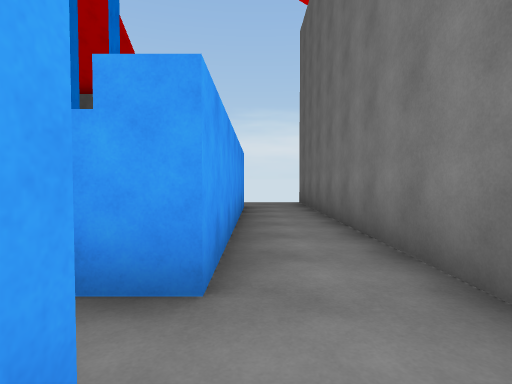
View 1 (above)

15 first-person views from a walk through a scene from a Unity 3-D project. The camera is 1.3 m above the floor, tilts 2° down and sees 80° across. The floor is counted in squares, 2 m on a side. Each view is taken from the middle of a square. On the plan, view 1 faces up. The plan holds only what a view shows up to about 10 squares ahead; the rest is blank. The place goes on beyond the plan.

View 2
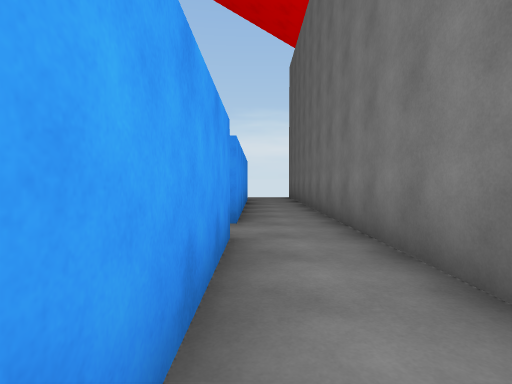

View 3
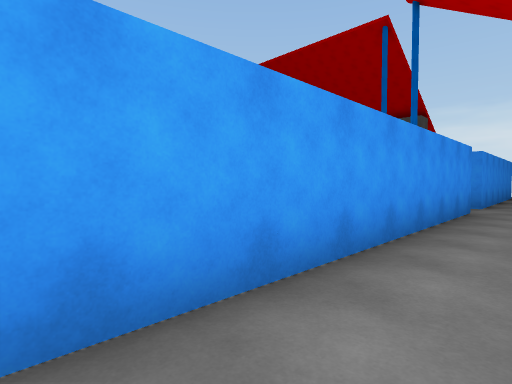

View 4
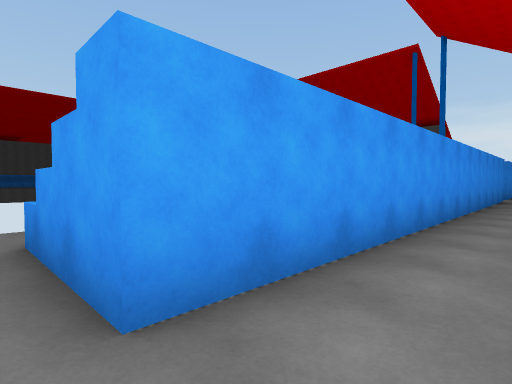

View 5
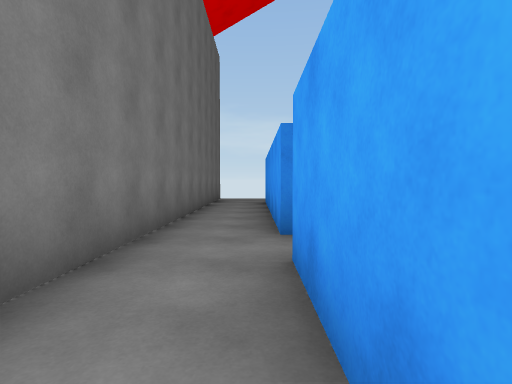

View 6
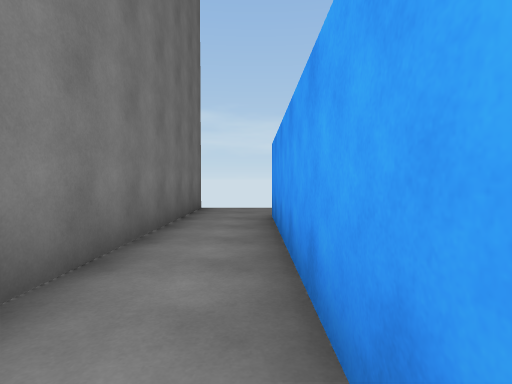

View 7
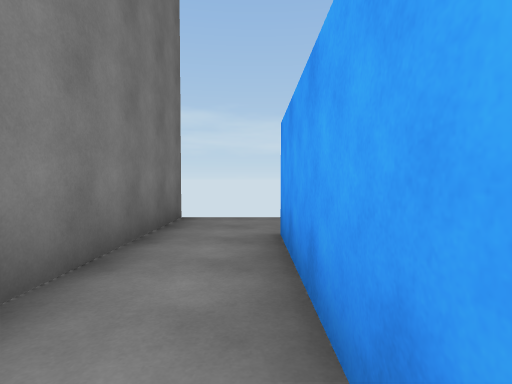

View 8
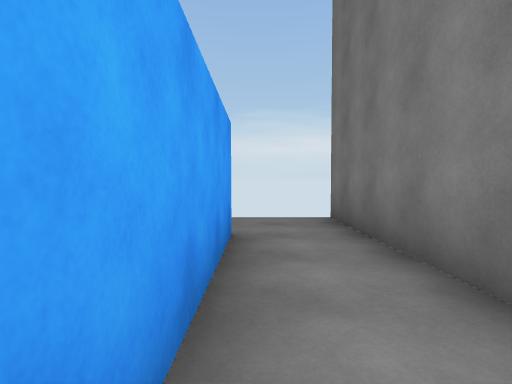

View 9
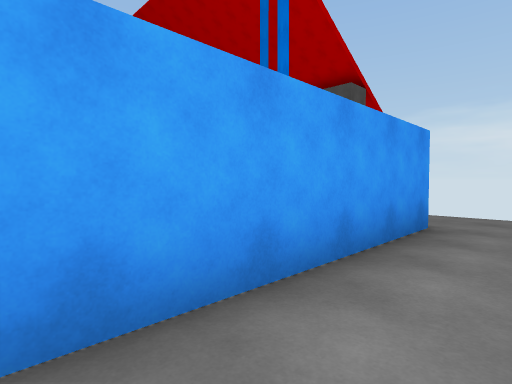

View 10
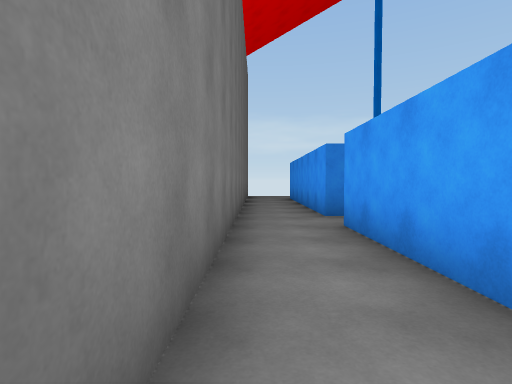

View 11
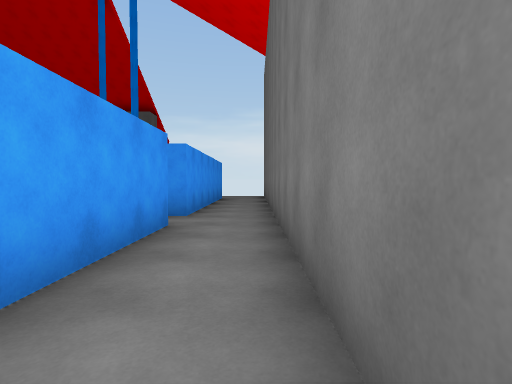

View 12
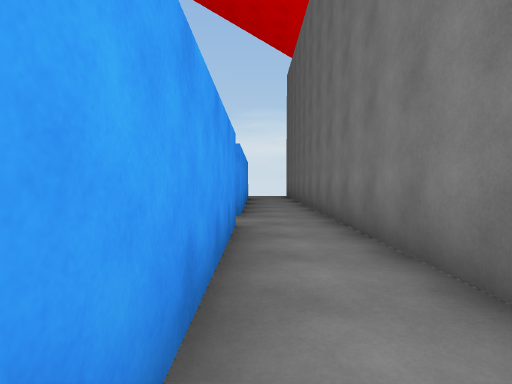

View 13
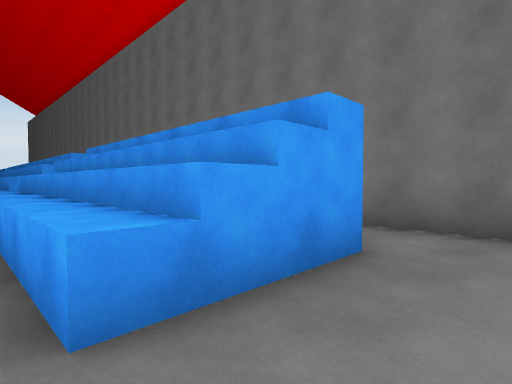

View 14
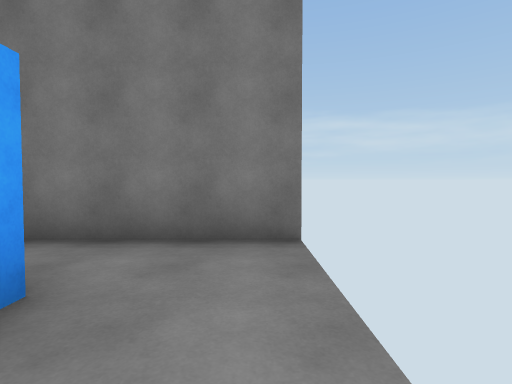

View 15
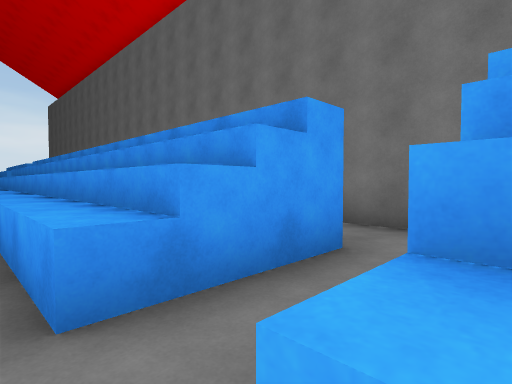

### Floor plan
Key: @ floor where view 1 was taken; # wall or solid block; . floor; ^ raised ledge.
Columns run from 3 left of view 1 to 2 right of it. Each row starts with its distance up from view 1.
 10      #
  9    ..#
  8    ..#
  7   #..#
  6   #..#
  5   #..#
  4   #..#
  3   #..#
  2   #..#
  1   ...#
  0   #@.#
 -1   #..#
 -2   #..#
 -3  ^#..#
 -4  ^#..
 -5  ^#..
 -6  ^#..
 -7  ^#..#
 -8 .^#..#
 -9 .^#..#
-10 .^#..#
-11 .^#..#
-12 .....#
-13 .^#..#
-14  ^#..#
-15 .^#..#
-16 .^#..#
-17 .^#..#
-18 .^#..#
-19 .....#
-20 .....#
-21      #

Where each view was taken, in squares from view 1:
view 1: 0 up, 0 right, facing up
view 2: 3 down, 0 right, facing up
view 3: 7 down, 1 right, facing up-left
view 4: 12 down, 1 right, facing up-left
view 5: 9 down, 0 right, facing down
view 6: 13 down, 0 right, facing down
view 7: 15 down, 0 right, facing down
view 8: 4 up, 0 right, facing up
view 9: 3 up, 1 right, facing up-left
view 10: 7 down, 1 right, facing down
view 11: 4 down, 1 right, facing up
view 12: 4 down, 0 right, facing up
view 13: 20 down, 3 left, facing up-right
view 14: 20 down, 2 left, facing right
view 15: 13 down, 3 left, facing up-right
